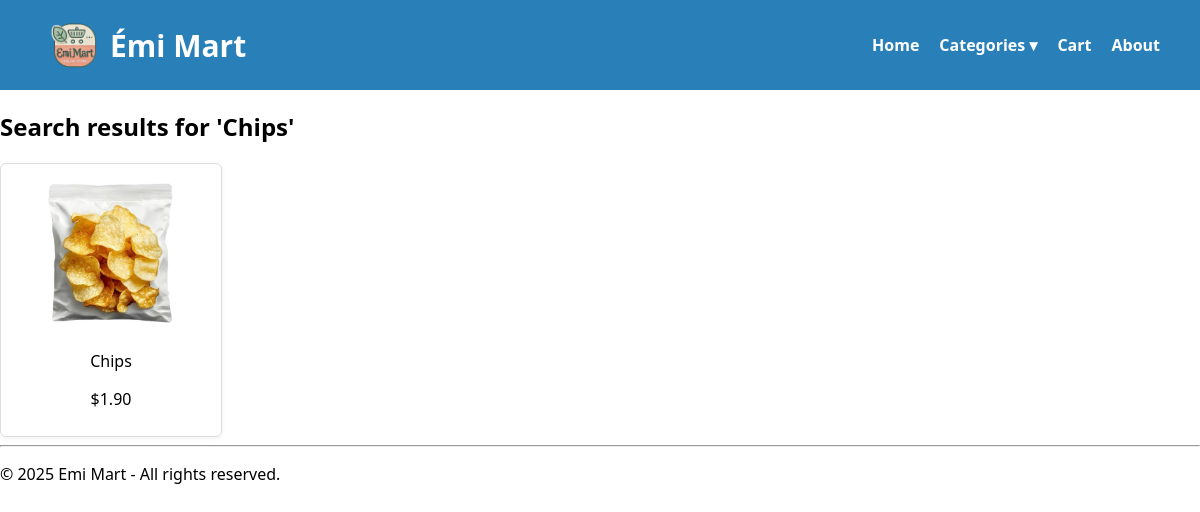
/pages/search.php?keyword=Chips, run on the app's committed database.
### tables this page shows
CREATE TABLE `products` (
  `id` int(11) NOT NULL,
  `name` varchar(100) NOT NULL,
  `price` decimal(10,2) NOT NULL,
  `stock` int(11) NOT NULL DEFAULT 0,
  `image` varchar(255) DEFAULT NULL,
  `category_id` int(11) DEFAULT NULL,
  `sub_category` varchar(100) DEFAULT NULL
);

### pages/search.php (the view)
<?php
include '../includes/db.php';
include '../includes/header.php';
$keyword = $_GET['keyword'] ?? '';
echo "<h2>Search results for '$keyword'</h2>";
$query = "SELECT * FROM products WHERE name LIKE '%$keyword%'";
$result = $conn->query($query);
echo "<div class='grid'>";
while ($row = $result->fetch_assoc()) {
    $image = !empty($row['image']) ? '../assets/images/' . $row['image'] : '../assets/images/default.png';
    echo "<div class='product'>
            <img src='$image' alt='{$row['name']}' height='160'>
            <p>{$row['name']}</p>
            <p>\${$row['price']}</p>
          </div>";
}
echo "</div>";
include '../includes/footer.php';
?>

### assets/styles.css (style rules this page uses)
.grid { display: grid; grid-template-columns: repeat(3, 1fr); gap: 20px; justify-content: start; }
.product { border: 1px solid #ddd; padding: 10px; width: 200px; text-align: center; background-color: #fff; box-shadow: 0 2px 5px rgba(0,0,0,0.05); border-radius: 6px; }
.product img { height: 160px; width: 100%; margin: 0 auto 10px; object-fit: contain; display: block; }

### data on the page
products: image (picture), name "Chips", price "1.90"

### other printed values
$keyword "Chips"
